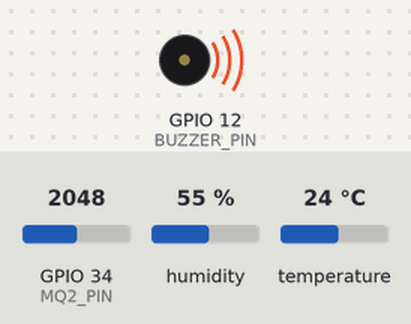
Bench run of a program on a simulated ESP32. Shown: buzzer (waves = sounding). Inputs (shaded band) come from the test bench; at power-on: humidity 55 %, GPIO 34 (MQ2_PIN) = 2048, temperature 24 °C (analog values on the 0–4095 scale). WiFi joins after 1.5 s; servers stay silent unless stated; uploads are accepted with an empty reply; what the program prints to the serial monitor is not drawn.

Above: at 3.2 s.
3.3 s: humidity set to 32 %
At 8.1 s:
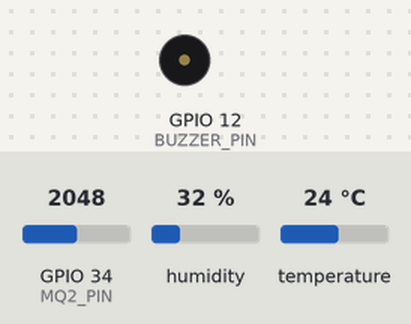
12.3 s: humidity set to 29 %
Timing chart, 0 to 32.8 s (numbered marks = the images above; inputs shaded):
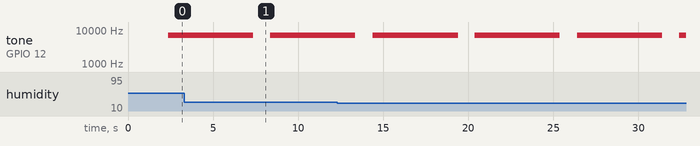

Measured:
- by itself, tone on GPIO 12 (BUZZER_PIN): alternates 7000 Hz for 5.0 s and silent for 1.0 s

The program:

main.cpp
```cpp
// #include <WiFi.h>
// #include <HTTPClient.h>
// #include <DHT.h>

// // WiFi Info
// const char *ssid = "102 Mini";
// const char *password = "khongchopass";

// // Server URL
// String URL = "http://192.168.1.124/ESP32_SMART_2/testdata.php";

// // DHT22
// #define DHTPIN 23
// #define DHTTYPE DHT22
// DHT dht(DHTPIN, DHTTYPE);

// // MQ2
// #define MQ2_PIN 34

// // Buzzer
// #define BUZZER_PIN 12

// // Sensor data
// float tempc = 0.0;
// int humi = 0;
// int ppm = 0;

// // Timing
// const unsigned long interval = 2000;
// unsigned long previousMillis = 0;

// // Buzzer control
// bool buzzerActive = false;
// unsigned long buzzerStartMillis = 0;
// const unsigned long buzzerDuration = 5000; // 5s
// void startBuzzer();
// void Warning()
// {
//   bool warning = false;

//   if (tempc <= 20)
//   {
//     Serial.println("⚠️ Nhiệt độ quá thấp");
//     warning = true;
//   }
//   if (tempc >= 38)
//   {
//     Serial.println("⚠️ Nhiệt độ quá cao");
//     warning = true;
//   }
//   if (humi <= 30)
//   {
//     Serial.println("⚠️ Độ ẩm quá thấp");
//     warning = true;
//   }
//   if (humi >= 90)
//   {
//     Serial.println("⚠️ Độ ẩm quá cao");
//     warning = true;
//   }
//   if (ppm >= 600)
//   {
//     Serial.println("⚠️ Phát hiện khí nồng độ cao!");
//     warning = true;
//   }

//   if (warning)
//     startBuzzer();
// }

// void startBuzzer()
// {
//   if (!buzzerActive)
//   {
//     buzzerActive = true;
//     buzzerStartMillis = millis();
//     tone(BUZZER_PIN, 7000); // Bắt đầu kêu
//   }
// }

// void updateBuzzer()
// {
//   if (buzzerActive && millis() - buzzerStartMillis >= buzzerDuration)
//   {
//     noTone(BUZZER_PIN); // Tắt buzzer sau 5 giây
//     buzzerActive = false;
//   }
// }

// void Wifi_Connection()
// {
//   WiFi.begin(ssid, password);
//   while (WiFi.status() != WL_CONNECTED)
//   {
//     delay(1000);
//     Serial.println("Đang kết nối WiFi...");
//   }
//   Serial.println("✅ Đã kết nối WiFi");
//   Serial.print("IP ESP32: ");
//   Serial.println(WiFi.localIP());
// }

// void setup()
// {
//   Serial.begin(9600);
//   Serial.println("Đang khởi tạo...");
//   dht.begin();
//   Wifi_Connection();
//   analogReadResolution(12);
//   pinMode(BUZZER_PIN, OUTPUT);
//   noTone(BUZZER_PIN);
// }

// void loop()
// {
//   updateBuzzer(); // kiểm tra nếu đã hết 5s thì tắt buzzer

//   unsigned long currentMillis = millis();
//   if (currentMillis - previousMillis >= interval)
//   {
//     previousMillis = currentMillis;

//     float t = dht.readTemperature();
//     float h = dht.readHumidity();
//     int mq2_raw = analogRead(MQ2_PIN);

//     // if (isnan(t) || isnan(h))
//     // {
//     //   Serial.println("❌ Không đọc được dữ liệu từ DHT22");
//     //   return;
//     // }

//     tempc = t;
//     humi = (int)h;
//     ppm = mq2_raw;

//     String postData = "tempc=" + String(tempc) + "&humi=" + String(humi) + "&ppm=" + String(ppm);

//     HTTPClient http;
//     http.begin(URL);
//     http.addHeader("Content-Type", "application/x-www-form-urlencoded");

//     int httpCode = http.POST(postData);
//     String payload = http.getString();
//     Serial.println("URL: http://192.168.1.124/ESP32_SMART_2/index.html");
//     Serial.println("📊 Gửi dữ liệu:");
//     Serial.println("Dữ liệu: " + postData);
//     Serial.println("Mã phản hồi: " + String(httpCode));
//     Serial.println("Phản hồi: " + payload);
//     Warning();
//     Serial.println("---------------------------------");

//     http.end();
//   }
// }
// // #include "DHT.h"

// // #define DHTPIN 23     // Chân DATA nối với GPIO 23
// // #define DHTTYPE DHT22 // Loại cảm biến là DHT11

// // DHT dht(DHTPIN, DHTTYPE);

// // void setup()
// // {
// //   Serial.begin(115200);
// //   dht.begin();
// //   Serial.println("DHT11 ESP32 - Bắt đầu đọc dữ liệu...");
// // }

// // void loop()
// // {
// //   delay(2000); // Chờ 2 giây giữa các lần đọc

// //   float h = dht.readHumidity();
// //   float t = dht.readTemperature(); // Đọc nhiệt độ °C

// //   // Kiểm tra lỗi
// //   // if (isnan(h) || isnan(t))
// //   // {
// //   //   Serial.println("Lỗi khi đọc từ DHT11!");
// //   //   return;
// //   // }

// //   Serial.print("Nhiệt độ: ");
// //   Serial.print(t);
// //   Serial.print(" °C, Độ ẩm: ");
// //   Serial.print(h);
// //   Serial.println(" %");
// // }
#include <WiFi.h>
#include <HTTPClient.h>
#include <DHT.h>

// WiFi Info
const char *ssid = "102 Mini";
const char *password = "khongchopass";

// Server URL
String URL = "http://172.20.10.8/ESP32_SMART_2/testdata.php";

// DHT22
#define DHTPIN 23
#define DHTTYPE DHT22
DHT dht(DHTPIN, DHTTYPE);

// MQ2
#define MQ2_PIN 34

// Buzzer
#define BUZZER_PIN 12

// Sensor data
float tempc = 0.0;
int humi = 0;
int ppm = 0;

// Timing
const unsigned long interval = 2000;
unsigned long previousMillis = 0;

// Buzzer control
bool buzzerActive = false;
unsigned long buzzerStartMillis = 0;
const unsigned long buzzerDuration = 5000; // 5s
void startBuzzer();
void Warning()
{
  bool warning = false;

  if (tempc <= 20)
  {
    Serial.println("⚠️ Nhiệt độ quá thấp");
    warning = true;
  }
  if (tempc >= 38)
  {
    Serial.println("⚠️ Nhiệt độ quá cao");
    warning = true;
  }
  if (humi <= 30)
  {
    Serial.println("⚠️ Độ ẩm quá thấp");
    warning = true;
  }
  if (humi >= 90)
  {
    Serial.println("⚠️ Độ ẩm quá cao");
    warning = true;
  }
  if (ppm >= 600)
  {
    Serial.println("⚠️ Phát hiện khí nồng độ cao!");
    warning = true;
  }

  if (warning)
    startBuzzer();
}

void startBuzzer()
{
  if (!buzzerActive)
  {
    buzzerActive = true;
    buzzerStartMillis = millis();
    tone(BUZZER_PIN, 7000); // Bắt đầu kêu
  }
}

void updateBuzzer()
{
  if (buzzerActive && millis() - buzzerStartMillis >= buzzerDuration)
  {
    noTone(BUZZER_PIN); // Tắt buzzer sau 5 giây
    buzzerActive = false;
  }
}

void Wifi_Connection()
{
  WiFi.begin(ssid, password);
  while (WiFi.status() != WL_CONNECTED)
  {
    delay(1000);
    Serial.println("Đang kết nối WiFi...");
  }
  Serial.println("✅ Đã kết nối WiFi");
  Serial.print("IP ESP32: ");
  Serial.println(WiFi.localIP());
}

void setup()
{
  Serial.begin(9600);
  Serial.println("Đang khởi tạo...");
  dht.begin();
  Wifi_Connection();
  analogReadResolution(12);
  pinMode(BUZZER_PIN, OUTPUT);
  noTone(BUZZER_PIN);
}

void loop()
{
  updateBuzzer(); // kiểm tra nếu đã hết 5s thì tắt buzzer

  unsigned long currentMillis = millis();
  if (currentMillis - previousMillis >= interval)
  {
    previousMillis = currentMillis;

    float t = dht.readTemperature();
    float h = dht.readHumidity();
    int mq2_raw = analogRead(MQ2_PIN);

    // if (isnan(t) || isnan(h))
    // {
    //   Serial.println("❌ Không đọc được dữ liệu từ DHT22");
    //   return;
    // }

    tempc = t;
    humi = (int)h;
    ppm = mq2_raw;

    String postData = "tempc=" + String(tempc) + "&humi=" + String(humi) + "&ppm=" + String(ppm);

    HTTPClient http;
    http.begin(URL);
    http.addHeader("Content-Type", "application/x-www-form-urlencoded");

    int httpCode = http.POST(postData);
    String payload = http.getString();
    Serial.println("URL: http://172.20.10.8/ESP32_SMART_2/index.html");
Serial.println("📊 Gửi dữ liệu:");
    Serial.println("Dữ liệu: " + postData);
    Serial.println("Mã phản hồi: " + String(httpCode));
    Serial.println("Phản hồi: " + payload);
    Warning();
    Serial.println("---------------------------------");

    http.end();
  }
}
// #include "DHT.h"

// #define DHTPIN 23     // Chân DATA nối với GPIO 23
// #define DHTTYPE DHT22 // Loại cảm biến là DHT11

// DHT dht(DHTPIN, DHTTYPE);

// void setup()
// {
//   Serial.begin(115200);
//   dht.begin();
//   Serial.println("DHT11 ESP32 - Bắt đầu đọc dữ liệu...");
// }

// void loop()
// {
//   delay(2000); // Chờ 2 giây giữa các lần đọc

//   float h = dht.readHumidity();
//   float t = dht.readTemperature(); // Đọc nhiệt độ °C

//   // Kiểm tra lỗi
//   // if (isnan(h) || isnan(t))
//   // {
//   //   Serial.println("Lỗi khi đọc từ DHT11!");
//   //   return;
//   // }

//   Serial.print("Nhiệt độ: ");
//   Serial.print(t);
//   Serial.print(" °C, Độ ẩm: ");
//   Serial.print(h);
//   Serial.println(" %");
// }
```
